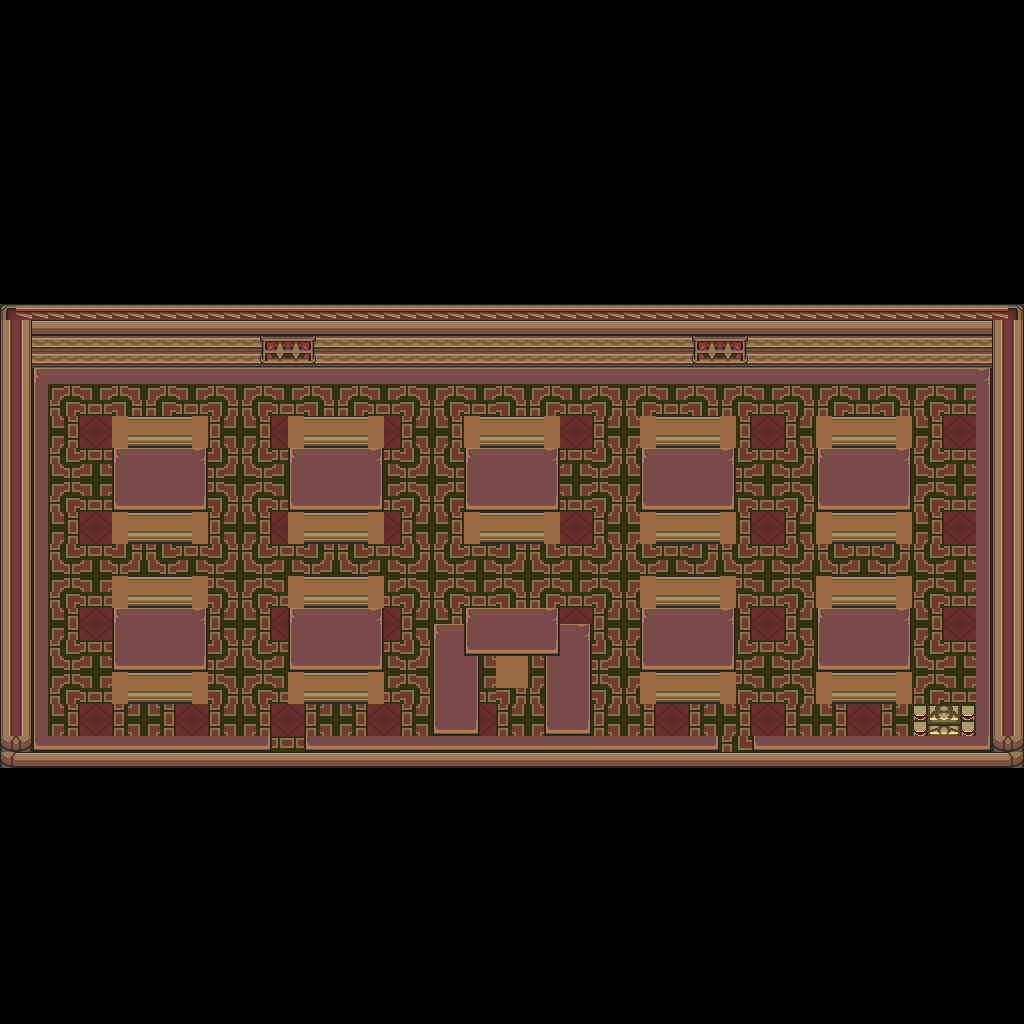

Below is a game level as drawn by its tile map, then a one-line description and the .tmx that defines it (tile-layer data replaced by summaries):
An orthogonal 64x64 tile map with 16x16 px tiles, 1 tile layer (base), 1 hidden layer not drawn and 23 objects.

<map version="1.10" tiledversion="1.12.1" orientation="orthogonal" renderorder="right-down" width="64" height="64" tilewidth="16" tileheight="16" infinite="0" nextlayerid="3" nextobjectid="24">
 <tileset firstgid="1" source="../classiciphone_pics4.tsx" />
 <layer id="1" name="base" width="64" height="64">
  <data>[4096 cells, 4096 non-empty, 51 distinct tile ids]</data>
 </layer>
 <layer id="2" name="collision" width="64" height="64" visible="0">
  <properties><property name="collision" value="true" /></properties>
  <data>[4096 cells, 3092 non-empty, 1 distinct tile ids]</data>
 </layer>
 <objectgroup id="3" name="npcs">
  <object id="1" x="256.0" y="336.0" width="16" height="16">
   <properties>
    <property name="gani" value="light4.png" />
    <property name="script" type="string">-- Auto-converted from GraalScript
-- [CLIENT-SIDE — server no-op]
-- function onCreated() {
-- setimgpart("light4.png",40,79,47,64);
-- drawoverplayer();
-- dontblock();
-- setcoloreffect(1,1,1,0.9);
-- x = 16.5;
-- y = 21;
-- }</property>
   </properties>
  </object>
  <object id="2" x="704.0" y="336.0" width="16" height="16">
   <properties>
    <property name="gani" value="light4.png" />
    <property name="script" type="string">-- Auto-converted from GraalScript
-- [CLIENT-SIDE — server no-op]
-- function onCreated() {
-- setimgpart("light4.png",40,79,47,64);
-- drawoverplayer();
-- dontblock();
-- setcoloreffect(1,1,1,0.9);
-- x = 43.5;
-- y = 21;
-- }</property>
   </properties>
  </object>
  <object id="3" x="928.0" y="704.0" width="16" height="16">
   <properties>
    <property name="gani" value="trapdoor.png" />
    <property name="script" type="string">-- Auto-converted from GraalScript
-- function onPlayerTouchsMe() {
-- hide();
-- sleep(3);
-- show();
end
-- [CLIENT-SIDE — server no-op]
-- function onPlayerTouchsMe() {
-- hide();
-- }</property>
   </properties>
  </object>
  <object id="4" x="816.0" y="672.0" width="16" height="16">
   <properties>
    <property name="gani" value="churchseat.png" />
    <property name="script" type="string">-- Auto-converted from GraalScript
-- [CLIENT-SIDE — server no-op]
-- function onCreated() {
-- dontblock();
-- drawunderplayer();
-- }</property>
   </properties>
  </object>
  <object id="5" x="496.0" y="624.0" width="16" height="16">
   <properties>
    <property name="gani" value="bookopen.png" />
    <property name="script" type="string">-- Auto-converted from GraalScript
-- function onPlayerChats() {
-- switch(player.chat) {
-- case "sweetnellygonorth":
-- player.x = 30.5;
-- player.y = 40.5;
-- break;
-- case "letmedown":
-- player.x = 27;
-- player.y = 36;
-- break;
end
end</property>
   </properties>
  </object>
  <object id="6" x="816.0" y="576.0" width="16" height="16">
   <properties>
    <property name="gani" value="churchseat.png" />
    <property name="script" type="string">-- Auto-converted from GraalScript
-- [CLIENT-SIDE — server no-op]
-- function onCreated() {
-- dontblock();
-- drawunderplayer();
-- }</property>
   </properties>
  </object>
  <object id="7" x="816.0" y="512.0" width="16" height="16">
   <properties>
    <property name="gani" value="churchseat.png" />
    <property name="script" type="string">-- Auto-converted from GraalScript
-- [CLIENT-SIDE — server no-op]
-- function onCreated() {
-- dontblock();
-- drawunderplayer();
-- }</property>
   </properties>
  </object>
  <object id="8" x="816.0" y="416.0" width="16" height="16">
   <properties>
    <property name="gani" value="churchseat.png" />
    <property name="script" type="string">-- Auto-converted from GraalScript
-- [CLIENT-SIDE — server no-op]
-- function onCreated() {
-- dontblock();
-- drawunderplayer();
-- }</property>
   </properties>
  </object>
  <object id="9" x="640.0" y="416.0" width="16" height="16">
   <properties>
    <property name="gani" value="churchseat.png" />
    <property name="script" type="string">-- Auto-converted from GraalScript
-- [CLIENT-SIDE — server no-op]
-- function onCreated() {
-- dontblock();
-- drawunderplayer();
-- }</property>
   </properties>
  </object>
  <object id="10" x="640.0" y="512.0" width="16" height="16">
   <properties>
    <property name="gani" value="churchseat.png" />
    <property name="script" type="string">-- Auto-converted from GraalScript
-- [CLIENT-SIDE — server no-op]
-- function onCreated() {
-- dontblock();
-- drawunderplayer();
-- }</property>
   </properties>
  </object>
  <object id="11" x="640.0" y="576.0" width="16" height="16">
   <properties>
    <property name="gani" value="churchseat.png" />
    <property name="script" type="string">-- Auto-converted from GraalScript
-- [CLIENT-SIDE — server no-op]
-- function onCreated() {
-- dontblock();
-- drawunderplayer();
-- }</property>
   </properties>
  </object>
  <object id="12" x="640.0" y="672.0" width="16" height="16">
   <properties>
    <property name="gani" value="churchseat.png" />
    <property name="script" type="string">-- Auto-converted from GraalScript
-- [CLIENT-SIDE — server no-op]
-- function onCreated() {
-- dontblock();
-- drawunderplayer();
-- }</property>
   </properties>
  </object>
  <object id="13" x="464.0" y="512.0" width="16" height="16">
   <properties>
    <property name="gani" value="churchseat.png" />
    <property name="script" type="string">-- Auto-converted from GraalScript
-- [CLIENT-SIDE — server no-op]
-- function onCreated() {
-- dontblock();
-- drawunderplayer();
-- }</property>
   </properties>
  </object>
  <object id="14" x="464.0" y="416.0" width="16" height="16">
   <properties>
    <property name="gani" value="churchseat.png" />
    <property name="script" type="string">-- Auto-converted from GraalScript
-- [CLIENT-SIDE — server no-op]
-- function onCreated() {
-- dontblock();
-- drawunderplayer();
-- }</property>
   </properties>
  </object>
  <object id="15" x="288.0" y="416.0" width="16" height="16">
   <properties>
    <property name="gani" value="churchseat.png" />
    <property name="script" type="string">-- Auto-converted from GraalScript
-- [CLIENT-SIDE — server no-op]
-- function onCreated() {
-- dontblock();
-- drawunderplayer();
-- }</property>
   </properties>
  </object>
  <object id="16" x="288.0" y="512.0" width="16" height="16">
   <properties>
    <property name="gani" value="churchseat.png" />
    <property name="script" type="string">-- Auto-converted from GraalScript
-- [CLIENT-SIDE — server no-op]
-- function onCreated() {
-- dontblock();
-- drawunderplayer();
-- }</property>
   </properties>
  </object>
  <object id="17" x="288.0" y="576.0" width="16" height="16">
   <properties>
    <property name="gani" value="churchseat.png" />
    <property name="script" type="string">-- Auto-converted from GraalScript
-- [CLIENT-SIDE — server no-op]
-- function onCreated() {
-- dontblock();
-- drawunderplayer();
-- }</property>
   </properties>
  </object>
  <object id="18" x="288.0" y="672.0" width="16" height="16">
   <properties>
    <property name="gani" value="churchseat.png" />
    <property name="script" type="string">-- Auto-converted from GraalScript
-- [CLIENT-SIDE — server no-op]
-- function onCreated() {
-- dontblock();
-- drawunderplayer();
-- }</property>
   </properties>
  </object>
  <object id="19" x="112.0" y="672.0" width="16" height="16">
   <properties>
    <property name="gani" value="churchseat.png" />
    <property name="script" type="string">-- Auto-converted from GraalScript
-- [CLIENT-SIDE — server no-op]
-- function onCreated() {
-- dontblock();
-- drawunderplayer();
-- }</property>
   </properties>
  </object>
  </objectgroup>
</map>
<!-- 4 of 23 objects omitted -->
